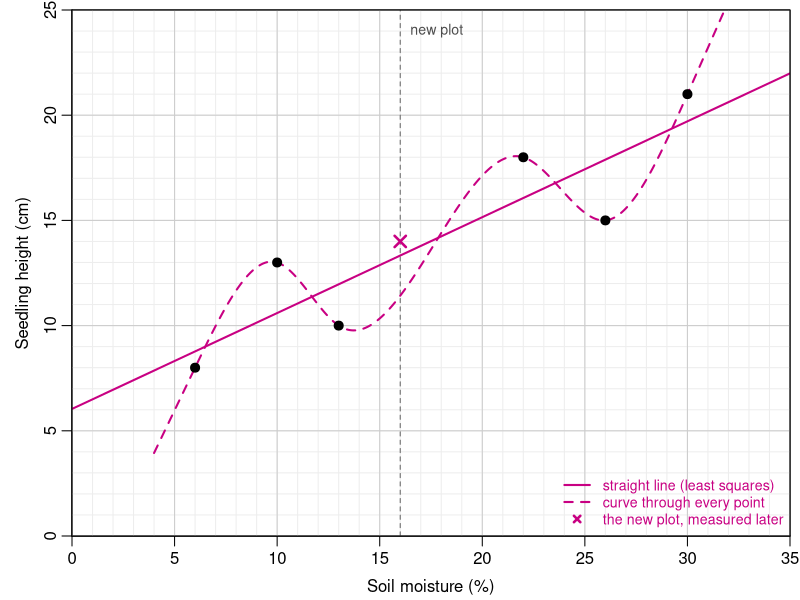

This chart was generated by the following R code:
## ---- chunk 1
knitr::opts_chunk$set(echo = FALSE, fig.width = 6.5, fig.height = 0.3)

ans_col <- rgb(200, 0, 130, maxColorValue = 255)
moisture <- c(6, 10, 13, 22, 26, 30)
height <- c(8, 13, 10, 18, 15, 21)
new_moisture <- 16
new_height <- 14

fit_line <- lm(height ~ moisture)
fit_curve <- splinefun(moisture, height, method = "natural")
pred_line <- unname(predict(fit_line, data.frame(moisture = new_moisture)))
pred_curve <- fit_curve(new_moisture)
rss_line <- sum(resid(fit_line)^2)
f1 <- function(v) formatC(v, format = "f", digits = 1)
## ---- chunk 2
par(mar = c(3.2, 3.6, 0.5, 0.5), mgp = c(2, 0.6, 0))
plot(NA, xlim = c(0, 35), ylim = c(0, 25), xaxs = "i", yaxs = "i",
     xlab = "Soil moisture (%)", ylab = "Seedling height (cm)")
abline(v = seq(0, 35, 1), h = seq(0, 25, 1), col = "grey93")
abline(v = seq(0, 35, 5), h = seq(0, 25, 5), col = "grey80")
abline(v = new_moisture, lty = 2, col = "grey40")
text(new_moisture, 24, "new plot", pos = 4, cex = 0.85, col = "grey30")
abline(fit_line, col = ans_col, lwd = 2)
xs <- seq(4, 32, 0.1)
lines(xs, pmin(fit_curve(xs), 25), col = ans_col, lwd = 2, lty = 2)
points(moisture, height, pch = 19, cex = 1.2)
points(new_moisture, new_height, pch = 4, cex = 1.5, lwd = 2.5, col = ans_col)
legend("bottomright", c("straight line (least squares)", "curve through every point",
                        "the new plot, measured later"),
       col = ans_col, lwd = c(2, 2, 2.5), lty = c(1, 2, NA), pch = c(NA, NA, 4),
       bty = "n", cex = 0.85, text.col = ans_col)
box()
